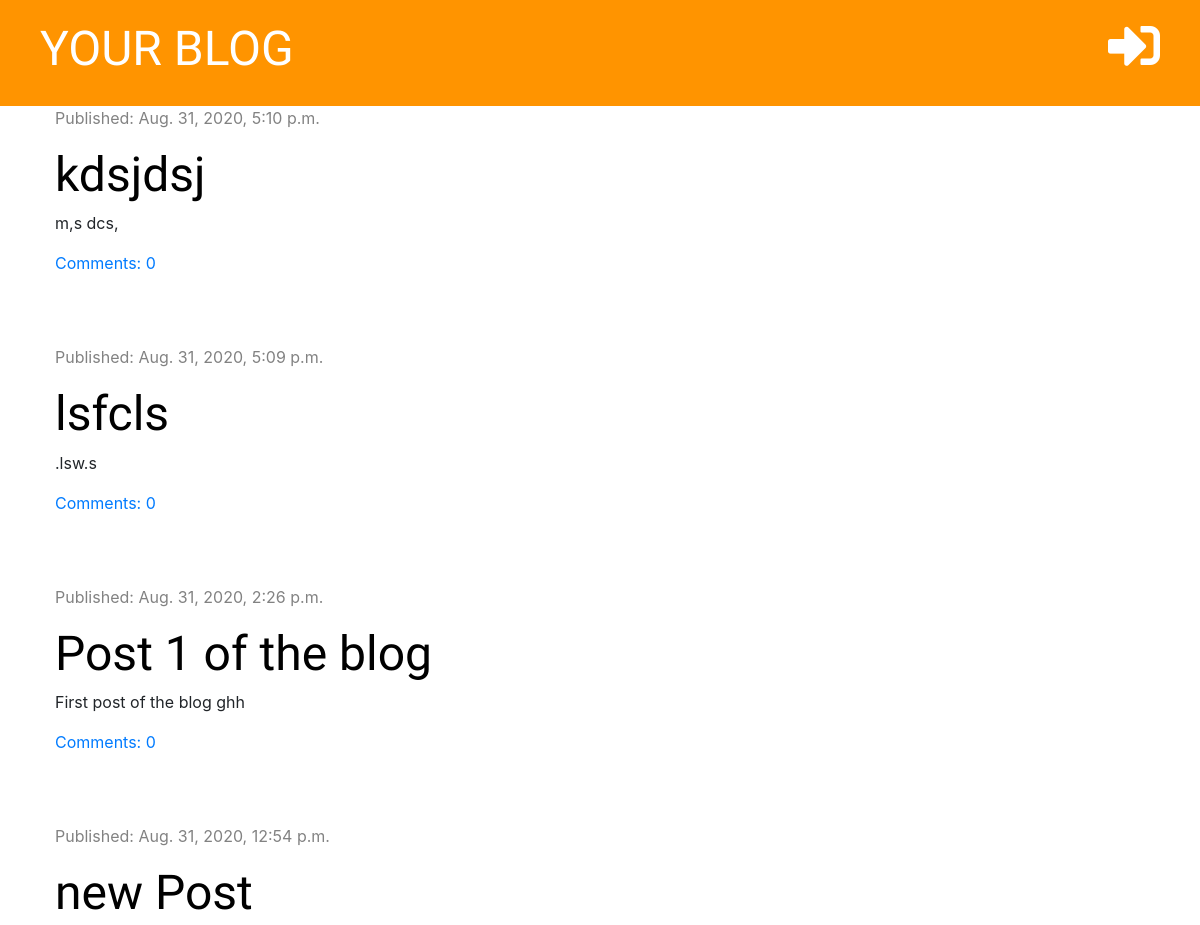
The app's page / (upper part), older data.
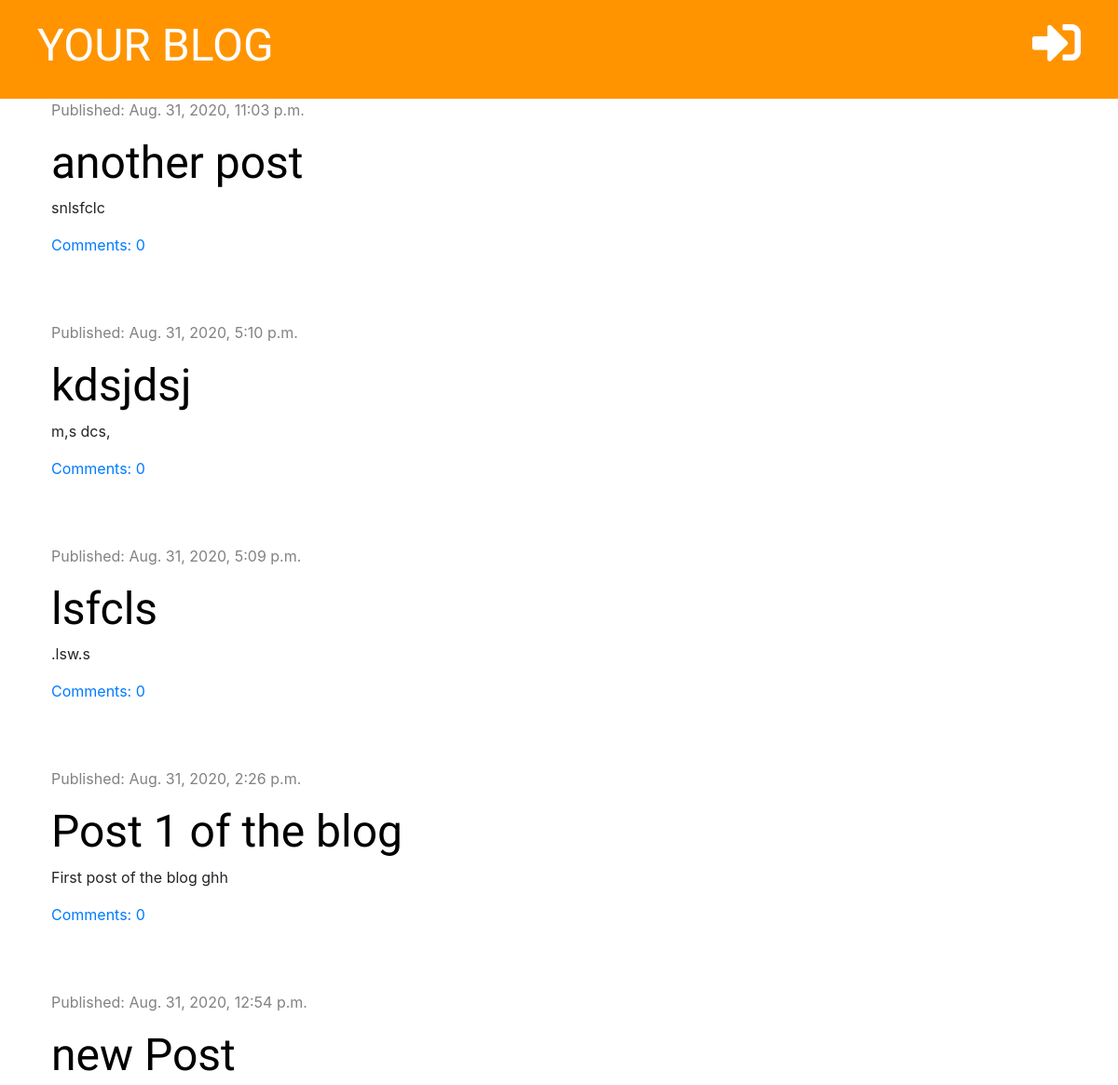
The same page, newer data.
### blog/models.py (models this page shows, shortened)
class Post(models.Model):
    author = models.ForeignKey('auth.User', on_delete=models.CASCADE)
    title = models.CharField(max_length=200)
    text = models.TextField()
    created_date = models.DateTimeField(default=timezone.now)
    published_date = models.DateTimeField(blank=True, null=True)
    def approved_comments(self):
        return self.comments.filter(approved=True)

### blog/views.py (the view)
# urls.py: path('', views.post_list, name='post_list'),
def post_list(request):
    posts = Post.objects.filter(published_date__lte=timezone.now()).order_by('-published_date')
    stuff_for_frontend = {'posts': posts}
    return render(request, 'blog/post_list.html', stuff_for_frontend)

### blog/templates/blog/post_list.html (shortened to what this page needs)
{% extends 'blog/base.html' %}
{% block content %}
                {% for post in posts %}
                    <div class="post">
                        <div class="date">
                            <p>Published: {{ post.published_date }}</p>
                        </div>
                        <h1><a href="{% url 'post_detail' pk=post.pk %}">{{ post.title }}</a></h1>
                        <p>{{ post.text|truncatechars:50|linebreaksbr }}</p>
                        <a href="{% url "post_detail" pk=post.pk %}">Comments: {{ post.approved_comments.count }}</a>
                    </div>
                {% endfor %}
{% endblock %}

Row changes from the older to the newer data that the page shows:
added Post: published_date "Aug. 31, 2020, 11:03 p.m.", title "another post", text "snlsfclc", approved_comments.count "0"
